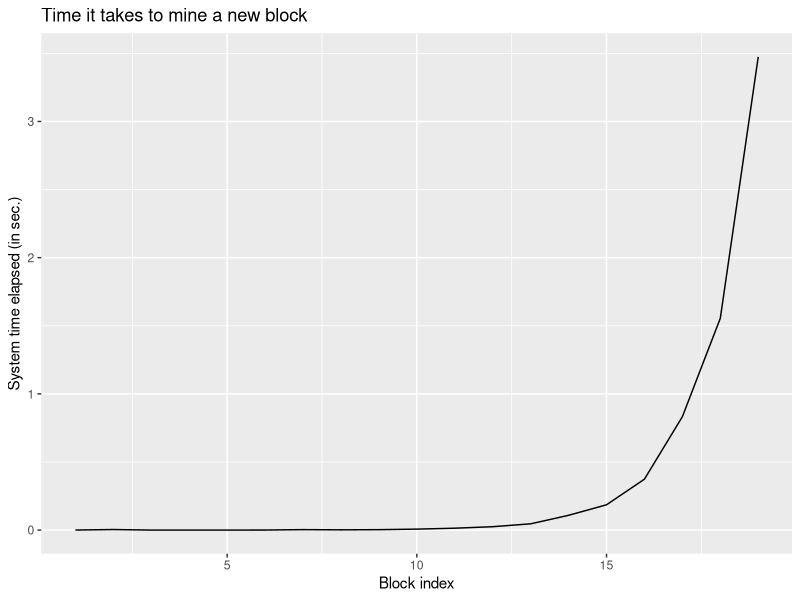

Write the R code that produced this figure.
library(digest)
library(tidyverse)


### Function that creates a hashed "block"
hash_block <- function(block){
  block$new_hash <- digest(c(block$index,
                             block$timestamp,
                             block$data,
                             block$previous_hash), "sha256")
  return(block)
}


### Simple Proof of Work Algorithm
proof_of_work <- function(last_proof){
  proof <- last_proof + 1
  
  # Increment the proof number until a number is found that is divisable by 99 and by the proof of the previous block
  while (!(proof %% 99 == 0 & proof %% last_proof == 0 )){
    proof <- proof + 1
  }
  
  return(proof)
}


#A function that takes the previous block and normally some data (in our case the data is a string indicating which block in the chain it is)
gen_new_block <- function(previous_block){
  
  #Proof-of-Work
  new_proof <- proof_of_work(previous_block$proof)
  
  #Create new Block
  new_block <- list(index = previous_block$index + 1,
                    timestamp = Sys.time(),
                    data = paste0("this is block ", previous_block$index +1),
                    previous_hash = previous_block$new_hash,
                    proof = new_proof)
  
  #Hash the new Block
  new_block_hashed <- hash_block(new_block)
  
  return(new_block_hashed)
}



# Define Genesis Block (index 1 and arbitrary previous hash)
block_genesis <-  list(index = 1,
                       timestamp = Sys.time(),
                       data = "Genesis Block",
                       previous_hash = "0",
                       proof = 1)



time_elapsed <- c()

blockchain <- list(block_genesis)
previous_block <- blockchain[[1]]

# How many blocks should we add to the chain after the genesis block
num_of_blocks_to_add <- 19

# Add blocks to the chain
for (i in 1: num_of_blocks_to_add){
  
  # execution time for each new block 
  start_time <- Sys.time()
  
  block_to_add <- gen_new_block(previous_block) 
  blockchain[i+1] <- list(block_to_add)
  previous_block <- block_to_add
  
  print(cat(paste0("Block ", block_to_add$index, " has been added", "\n",
                   "\t", "Proof: ", block_to_add$proof, "\n",
                   "\t", "Hash: ", block_to_add$new_hash)))
  
  
  end_time <- Sys.time()
  time_elapsed <- c(time_elapsed, end_time - start_time)
  
  }


exec_data = cbind(time_elapsed, rep(1:length(time_elapsed))) %>% data.frame
colnames(exec_data) = c('time_elapsed', 'index_block')

ggplot2:::ggplot(exec_data, aes(index_block, time_elapsed )) +
  geom_line() +
  labs(title = "Time it takes to mine a new block") +
  ylab("System time elapsed (in sec.)") +
  xlab("Block index")

